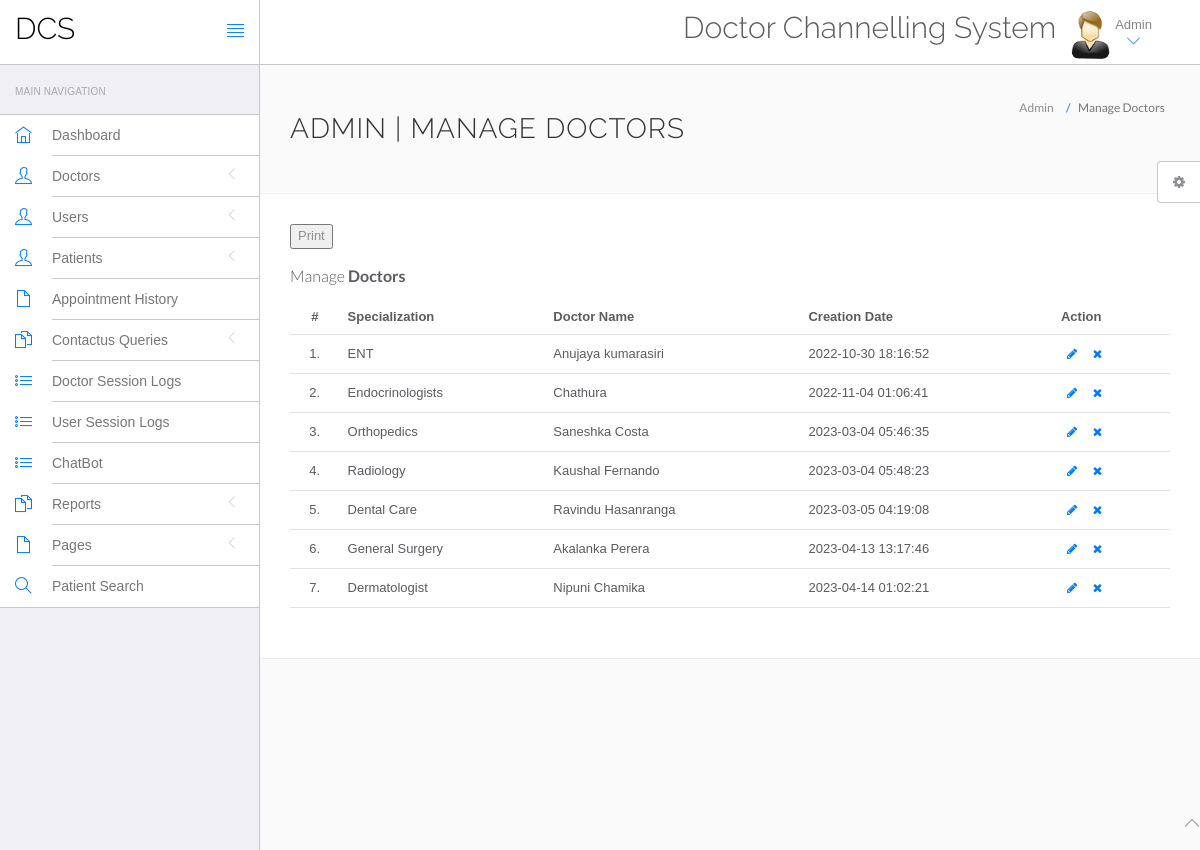
/hms/admin/manage-doctors.php (signed in), run on the app's committed database.
### tables this page shows
CREATE TABLE `doctors` (
  `id` int(11) NOT NULL,
  `specilization` varchar(255) DEFAULT NULL,
  `doctorName` varchar(255) DEFAULT NULL,
  `address` longtext DEFAULT NULL,
  `docFees` varchar(255) DEFAULT NULL,
  `contactno` bigint(11) DEFAULT NULL,
  `docEmail` varchar(255) DEFAULT NULL,
  `password` varchar(255) DEFAULT NULL,
  `creationDate` timestamp NULL DEFAULT current_timestamp(),
  `updationDate` timestamp NULL DEFAULT NULL ON UPDATE current_timestamp()
);

### hms/admin/manage-doctors.php (the view, shortened to what this page needs)
<?php
include('include/config.php');
if (strlen($_SESSION['id'] == 0)) {
	header('location:logout.php');
} else {
?>
	<!DOCTYPE html>
	<html lang="en">
	<head>
		<link rel="stylesheet" href="vendor/bootstrap/css/bootstrap.min.css">
		<link rel="stylesheet" href="vendor/fontawesome/css/font-awesome.min.css">
		<link rel="stylesheet" href="vendor/themify-icons/themify-icons.min.css">
		<link href="vendor/animate.css/animate.min.css" rel="stylesheet" media="screen">
		<link href="vendor/perfect-scrollbar/perfect-scrollbar.min.css" rel="stylesheet" media="screen">
		<link href="vendor/switchery/switchery.min.css" rel="stylesheet" media="screen">
		<link href="vendor/bootstrap-touchspin/jquery.bootstrap-touchspin.min.css" rel="stylesheet" media="screen">
		<link href="vendor/select2/select2.min.css" rel="stylesheet" media="screen">
		<link href="vendor/bootstrap-datepicker/bootstrap-datepicker3.standalone.min.css" rel="stylesheet" media="screen">
		<link href="vendor/bootstrap-timepicker/bootstrap-timepicker.min.css" rel="stylesheet" media="screen">
		<link rel="stylesheet" href="assets/css/styles.css">
		<link rel="stylesheet" href="assets/css/plugins.css">
		<link rel="stylesheet" href="assets/css/themes/theme-1.css" id="skin_color" />
	</head>
	<body>
		<div id="app">
			<?php include('include/sidebar.php'); ?>
			<div class="app-content">
				<?php include('include/header.php'); ?>
				<div class="main-content">
					<div class="wrap-content container" id="container">
						<section id="page-title">
							<div class="row">
								<div class="col-sm-8">
									<h1 class="mainTitle">Admin | Manage Doctors</h1>
								</div>
								<ol class="breadcrumb">
									<li>
										<span>Admin</span>
									</li>
									<li class="active">
										<span>Manage Doctors</span>
									</li>
								</ol>
							</div>
						</section>
						<div class="container-fluid container-fullw bg-white">
						<button type="submit" id="print" onclick="printPage()">Print</button> </br></br>
							<div class="row">
								<div class="col-md-12">
									<h5 class="over-title margin-bottom-15">Manage <span class="text-bold">Doctors</span></h5>
									<table class="table table-hover" id="sample-table-1">
										<thead>
											<tr>
												<th class="center">#</th>
												<th>Specialization</th>
												<th class="hidden-xs">Doctor Name</th>
												<th>Creation Date </th>
												<th>Action</th>
											</tr>
										</thead>
										<tbody>
											<?php
											$sql = mysqli_query($con, "select * from doctors");
											$cnt = 1;
											while ($row = mysqli_fetch_array($sql)) {
											?>
												<tr>
													<td class="center"><?php echo $cnt; ?>.</td>
													<td class="hidden-xs"><?php echo $row['specilization']; ?></td>
													<td><?php echo $row['doctorName']; ?></td>
													<td><?php echo $row['creationDate']; ?>
													</td>
													<td>
														<div class="visible-md visible-lg hidden-sm hidden-xs">
															<a href="edit-doctor.php?id=<?php echo $row['id']; ?>" class="btn btn-transparent btn-xs" tooltip-placement="top" tooltip="Edit"><i class="fa fa-pencil"></i></a>
															<a href="manage-doctors.php?id=<?php echo $row['id'] ?>&del=delete" onClick="return confirm('Are you sure you want to delete?')" class="btn btn-transparent btn-xs tooltips" tooltip-placement="top" tooltip="Remove"><i class="fa fa-times fa fa-white"></i></a>
														</div>
													</td>
												</tr>
											<?php
												$cnt = $cnt + 1;
											} ?>
										</tbody>
									</table>
								</div>
							</div>
						</div>
					</div>
				</div>
			</div>
		</div>
		<?php include('include/footer.php'); ?>
		<?php include('include/setting.php'); ?>
	</body>
	</html>
<?php } ?>

### hms/admin/assets/css/themes/theme-1.css (style rules this page uses)
body { background: #FAFAFA; }

### data on the page
doctors: specilization "ENT", doctorName "Anujaya kumarasiri", creationDate "2022-10-30 18:16:52"
doctors: specilization "Endocrinologists", doctorName "Chathura", creationDate "2022-11-04 01:06:41"
doctors: specilization "Orthopedics", doctorName "Saneshka Costa", creationDate "2023-03-04 05:46:35"
doctors: specilization "Radiology", doctorName "Kaushal Fernando", creationDate "2023-03-04 05:48:23"
doctors: specilization "Dental Care", doctorName "Ravindu Hasanranga", creationDate "2023-03-05 04:19:08"
doctors: specilization "General Surgery", doctorName "Akalanka Perera", creationDate "2023-04-13 13:17:46"
doctors: specilization "Dermatologist", doctorName "Nipuni Chamika", creationDate "2023-04-14 01:02:21"
